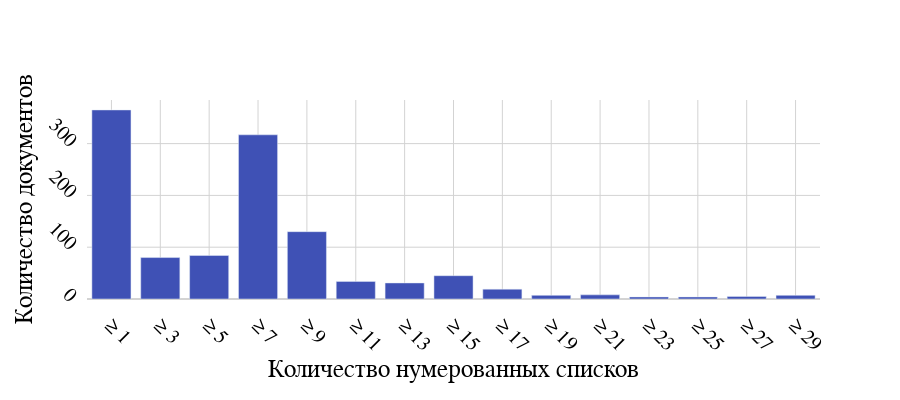

The notebook cell this image was saved under:
### Code cell
bars, min_, step = make_hist3([stat['ordered lists'] for stat in unique_stats], *H5)

fig = go.Figure()

fig.add_bar(
    x=[*[f'≥ {(i * step) + 1}' for i in range(len(bars) - 1)], f'≥ {(len(bars) - 1) * step + 1}'], y=bars,
    showlegend=False
)

fig.update_layout(
    **LAYOUT,
    colorway=[COLORS_D[4]])

fig.update_xaxes(
    title=dict(
        font=dict(family='Times New Roman', size=25, color='black'),
        text='Количество нумерованных списков'), 
    **AXIS)

fig.update_yaxes(
    title=dict(
        font=dict(family='Times New Roman', size=25, color='black'),
        text='Количество документов'), 
    **AXIS)

fig

### Figure 1 — Plotly figure (JSON) as saved in the notebook; plotly's stock layout.template omitted (floating-point values rounded to 4 significant figures)
{"data": [{"showlegend": false, "type": "bar", "x": ["≥ 1", "≥ 3", "≥ 5", "≥ 7", "≥ 9", "≥ 11", "≥ 13", "≥ 15", "≥ 17", "≥ 19", "≥ 21", "≥ 23", "≥ 25", "≥ 27", "≥ 29"], "y": [365, 80, 84, 317, 130, 34, 31, 45, 19, 7, 8, 4, 4, 5, 7]}], "layout": {"colorway": ["rgba(63, 81, 181, 1.0)"], "font": {"color": "black", "family": "Times New Roman", "size": 20}, "height": 400, "margin": {"pad": 10}, "plot_bgcolor": "rgba(0, 0, 0, 0)", "width": 900, "xaxis": {"gridcolor": "lightgrey", "showgrid": true, "tickangle": 45, "tickformat": "000", "ticklen": 10, "title": {"font": {"color": "black", "family": "Times New Roman", "size": 25}, "text": "Количество нумерованных списков"}, "zerolinecolor": "lightgrey"}, "yaxis": {"gridcolor": "lightgrey", "showgrid": true, "tickangle": 45, "tickformat": "000", "ticklen": 10, "title": {"font": {"color": "black", "family": "Times New Roman", "size": 25}, "text": "Количество документов"}, "zerolinecolor": "lightgrey"}}}
